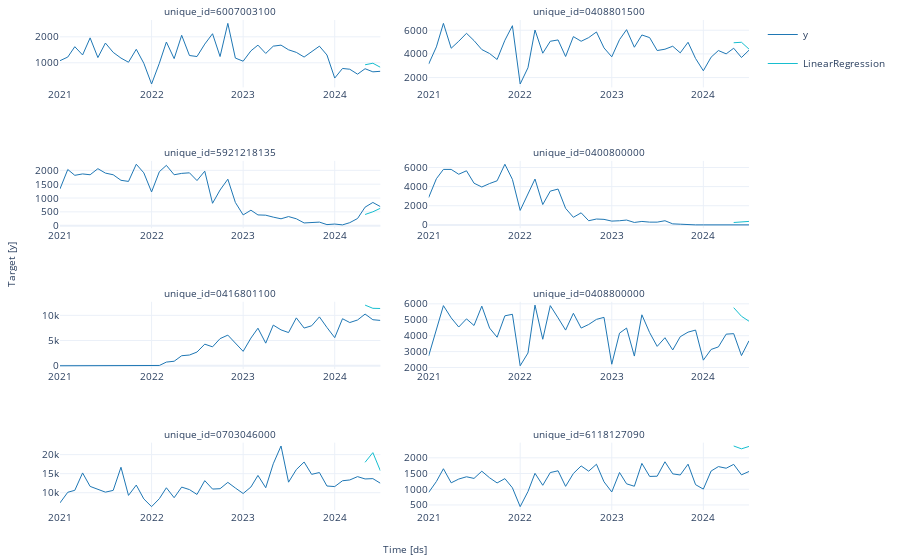

The cell this chart's notebook holds for it:
### Code cell
#pdf=tdf.join(pred,on=['ds','unique_id'],how='left')
fcst.fit(fdf,fitted=True)
pred=fcst.predict(3)
f=plot_series(df=tdf,forecasts_df=pred,engine='plotly',plot_random=0)
f.show()
